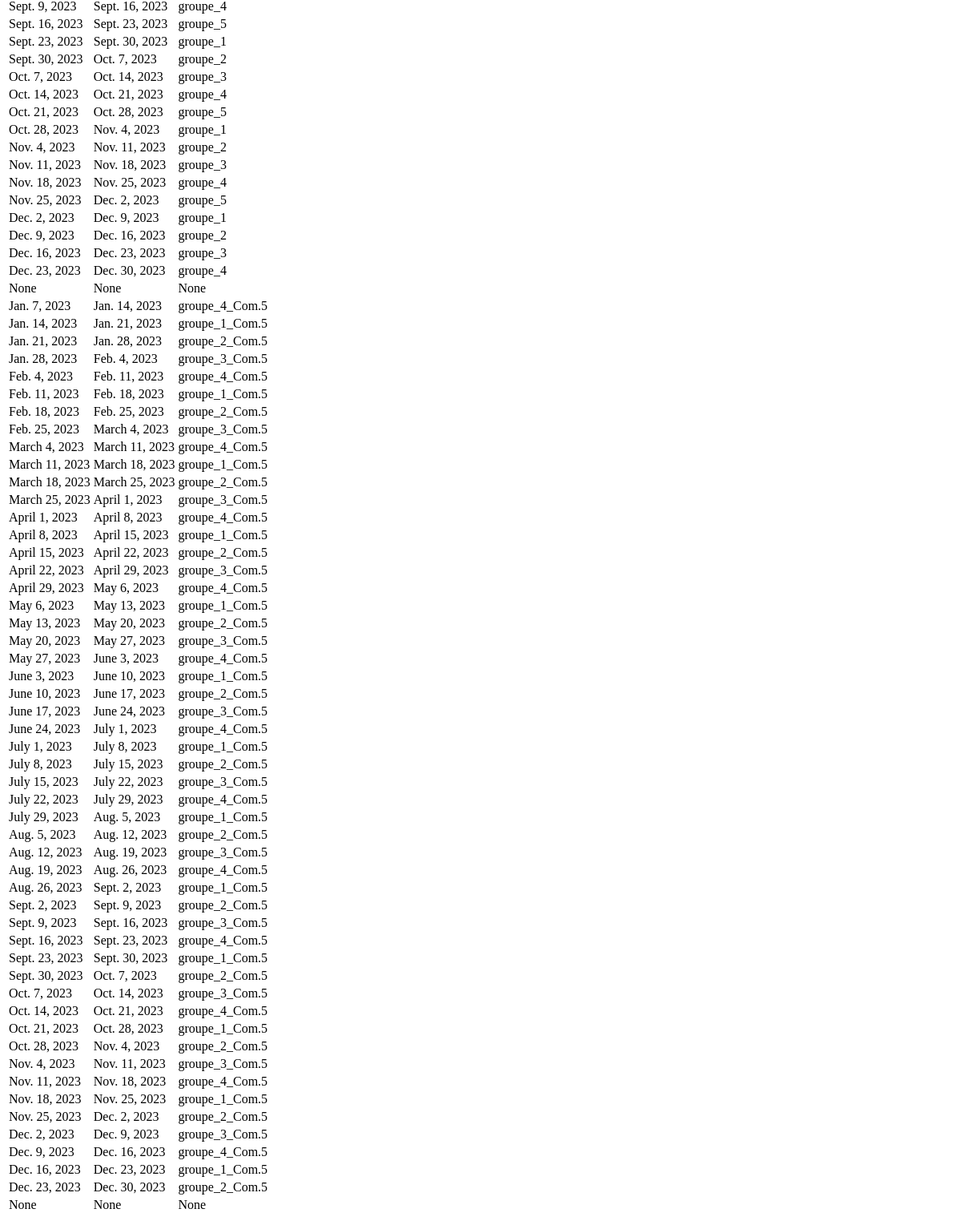
The app's page /liste_tour_garde/ (lower part), older data.
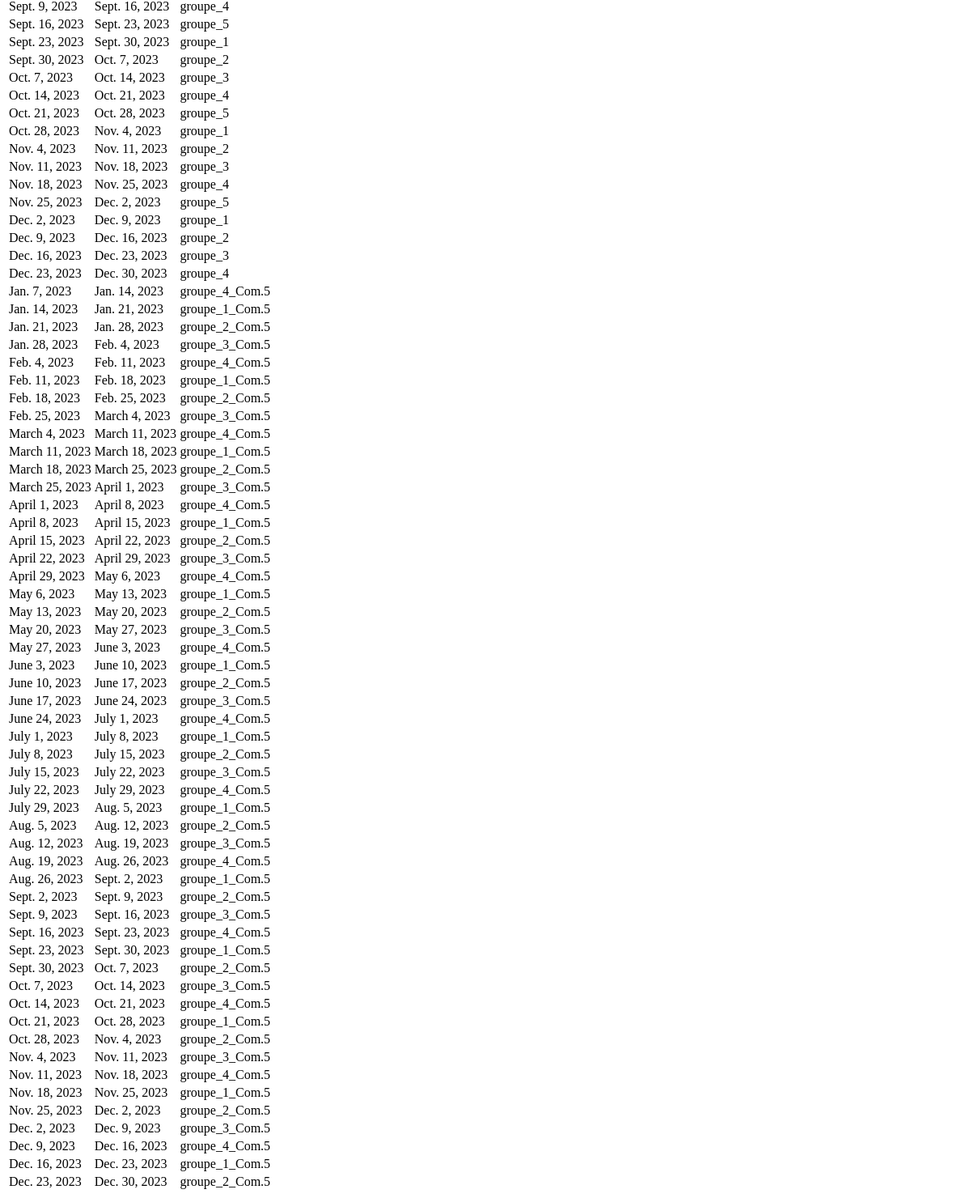
The same page, newer data.
### pharma/models.py (models this page shows, shortened)
class TourGarde(models.Model):
    debut_tour = models.DateField(auto_now_add=False, auto_now=False, null=True)
    fin_tour = models.DateField(auto_now_add=False, auto_now=False, null=True)
    groupe = models.ForeignKey(Groupe, null=True, on_delete=models.SET_NULL)

class Groupe(models.Model):
    libelle = models.CharField(max_length=40, null=True)
    def __str__(self):
        return self.libelle

### pharma/views.py (the view)
# urls.py: path('liste_tour_garde/', views.liste_tour_garde, name='liste_tour_garde'),
def liste_tour_garde(request):
    tour_garde = TourGarde.objects.all()
    context = {'tour_garde': tour_garde}
    return render(request, 'pharma/liste_tour_garde.html', context)

### pharma/templates/pharma/liste_tour_garde.html (shortened to what this page needs)
{% block content %}
<table class="table table-sm">
    {% for t in tour_garde %}
        <tr>
            <td>{{ t.debut_tour }}</td>
            <td>{{ t.fin_tour }}</td>
            <td>{{ t.groupe }}</td>
        </tr>
    {% endfor %}
</table>
{% endblock %}

Row changes from the older to the newer data that the page shows:
removed TourGarde: debut_tour "None", fin_tour "None", groupe "None"
removed TourGarde: debut_tour "None", fin_tour "None", groupe "None"
